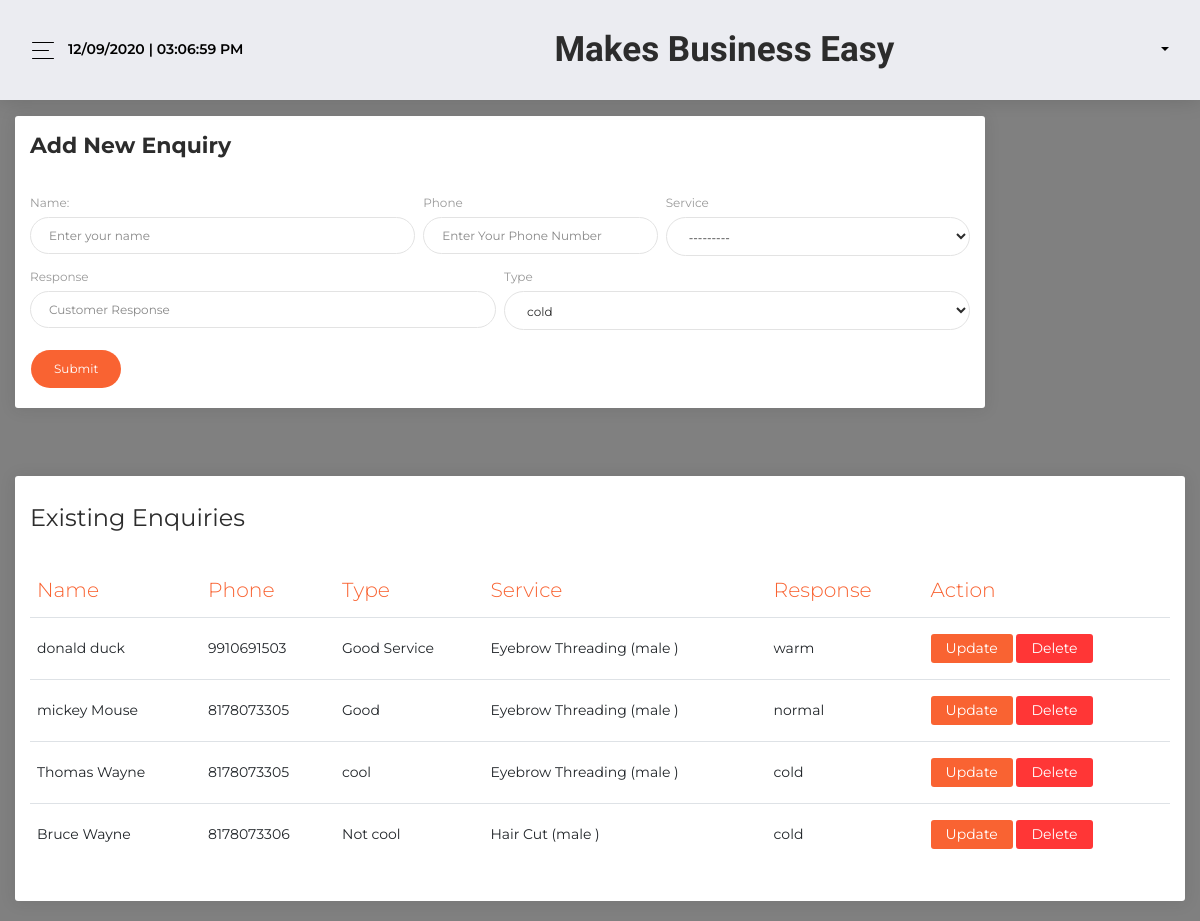
Screenshot of /enquiry (signed in) with the database file from the repository.
### basic/models.py (models this page shows, shortened)
class Enquiry(models.Model):
    name = models.CharField(max_length=100 , null=True  , blank=True)
    phone = models.CharField(max_length=100 , null=True  , blank=True)
    service = models.ForeignKey(Service , on_delete=models.CASCADE)
    date = models.DateTimeField(auto_now_add=True)
    responseType = models.CharField(null=True , blank=True , max_length=100)
    response = models.CharField(max_length= 10 , choices=ENQUIRY_TYPE , default='cold')

class Service(models.Model):
    name = models.CharField(max_length=100 , null=True ,blank=True)
    price = models.IntegerField(default=0)
    duration = models.IntegerField(default=0)
    mprice = models.IntegerField(default=0)
    gender = models.CharField(max_length=10 , choices=GENDER_TYPES , default='others')
    def __str__(self):
        return (self.name + ' (' + self.gender + ' )')

### basic/views.py (the view)
# urls.py: path('enquiry' , views.enquiry , name='enquiry'),
@login_required(login_url='loginPage')
def enquiry(request):
    enq = Enquiry.objects.all()
    form = EnquiryForm()
    if request.method == 'POST':
        form = EnquiryForm(request.POST)
        if form.is_valid():
            form.save()
            return redirect('dashboard')
        else :
            return HttpResponse('<h3> Try again </h3>')
    else :
        form = EnquiryForm()
    params = {
        'form' : form ,
        'pro' : enq
    }
    return render(request , 'basic/enquiry.html' , params)

### basic/forms.py
class EnquiryForm(ModelForm):
    class Meta:
        model = Enquiry
        fields = '__all__'

### basic/templates/basic/enquiry.html
{% extends 'basic/base.html' %}
{% load widget_tweaks %}
{% block content %}
<div class='container-fluid ' style="background-color: grey;" >
    <div class='content ' style="margin-top: 100px;">
      <div class='row '>
        <div class="col-md-10">
            <div class="card mt-3">
              <div class="card-header">
                <h5 class="title">Add New Enquiry</h5>
              </div>
              <div class="card-body">
                <form action="{% url 'enquiry' %}" method='POST'> {% csrf_token %}
                  <div class="row">
                    <div class="col-md-5 pr-1">
                      <div class="form-group">
                        <label>Name:</label>
                        {% render_field form.name class="form-control" placeholder="Enter your name" %}
                      </div>
                    </div>
                    <div class="col-md-3 px-1">
                      <div class="form-group">
                        <label>Phone</label>
                          {% render_field form.phone class="form-control" placeholder="Enter Your Phone Number" %}
                        </div>
                    </div>
                    <div class="col-md-4 pl-1">
                      <div class="form-group">
                        <label for="exampleInputEmail1">Service</label>
                        {% render_field form.service class="form-control" id='exampleFormControlSelect1' %}
                      </div>
                    </div>
                  </div>
                  <div class="row">
                    <div class="col-md-6 pr-1">
                      <div class="form-group">
                        <label>Response</label>
                        {% render_field form.responseType class="form-control" placeholder="Customer Response" %}
                      </div>
                    </div>
                    <div class="col-md-6 pl-1">
                      <div class="form-group">
                        <label>Type</label>
                        {% render_field form.response class="form-control" placeholder="Type of Enquiry" %}
                      </div>
                    </div>
                  </div>
                <button type='submit' value='submit' class='btn btn-primary btn-round'>Submit </button>
                </form>
              </div>
            </div>
          </div>
      </div>
    <div class='row mt-5'>
       <div class="col-md-12">
            <div class="card">
              <div class="card-header">
                <h4 class="card-title"> Existing Enquiries</h4>
              </div>
              <div class="card-body">
                <div class="table-responsive">
                  <table class="table">
                    <thead class=" text-primary">
                      <th>
                        Name
                      </th>
                      <th>
                        Phone
                      </th>
                      <th>
                        Type
                      </th>
                      <th>
                        Service
                      </th>
                      <th>
                        Response
                      </th>
                       <th>
                        Action
                      </th>
                    </thead>
                    <tbody>
                    {% for i in pro %}
                      <tr>
                        <td>
                          {{i.name}}
                        </td>
                        <td>
                          {{i.phone}}
                        </td>
                        <td>
                          {{i.responseType}}
                        </td>
                        <td >
                          {{i.service}}
                        </td>
                        <td >
                          {{i.response}}
                        </td>
                        <td>
                        <a class='btn btn-sm btn-primary my-1' href="{% url 'enquiryUpdate' i.id %}">Update </a>
                        <a class='btn btn-sm btn-danger my-1' href="{% url 'enquiryDelete' i.id %}">Delete </a>
                       </td>
                      </tr>
                    {% endfor %}
                    </tbody>
                  </table>
                </div>
              </div>
            </div>
          </div>
    </div>
    </div>
</div>
    {% endblock content %}

### rows the page displays
Enquiry: name "donald duck", phone "9910691503", responseType "Good Service", service "Eyebrow Threading (male )", response "warm"
Enquiry: name "mickey Mouse", phone "8178073305", responseType "Good", service "Eyebrow Threading (male )", response "normal"
Enquiry: name "Thomas Wayne", phone "8178073305", responseType "cool", service "Eyebrow Threading (male )", response "cold"
Enquiry: name "Bruce Wayne", phone "8178073306", responseType "Not cool", service "Hair Cut (male )", response "cold"
